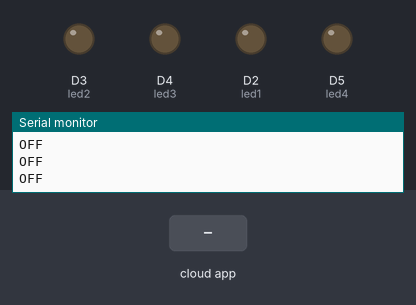
Recording of a sketch running on a simulated ESP8266 (NodeMCU). Parts: output pins drawn as LEDs (lit = HIGH), the last lines printed to the serial monitor. Inputs (shaded band) come from the test bench. WiFi joins after 1.5 s; servers stay silent unless stated; the Firebase database answers and starts empty.

Above: at 2.8 s.
2.9 s: the phone or cloud app sets TV to 1
At 4.1 s:
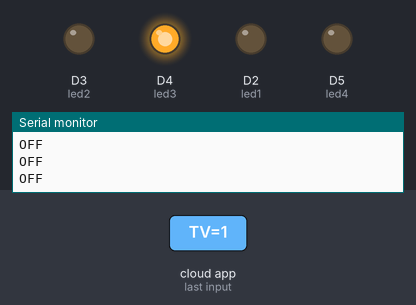
4.5 s: the phone or cloud app sets Light to 1
At 6.1 s:
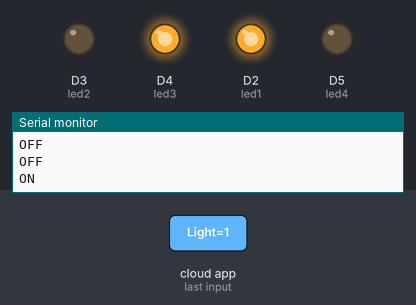
6.4 s: the phone or cloud app sets Fan to 1
At 7.2 s:
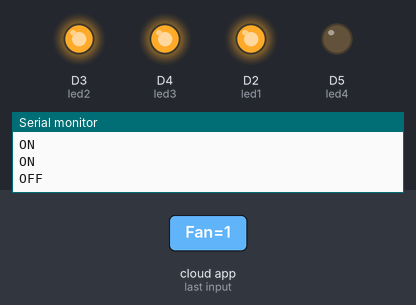
8.4 s: the phone or cloud app sets Stove to 1
At 9.3 s:
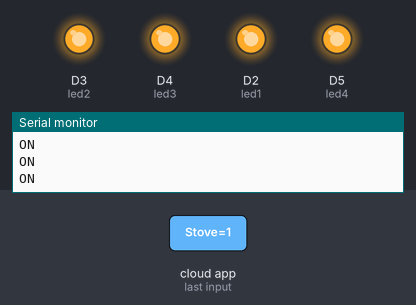
10.3 s: the phone or cloud app sets TV to 0
At 11.5 s:
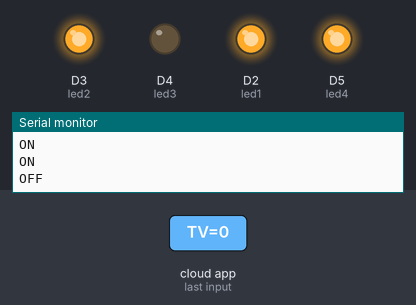
12.3 s: the phone or cloud app sets Light to 0
At 13.6 s:
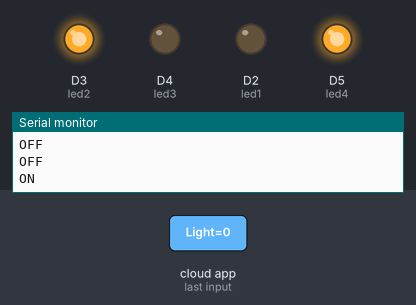
Timing chart, 0 to 15.2 s (numbered marks = the images above; inputs shaded):
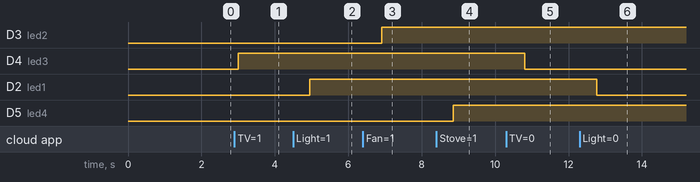

The sketch:

controldevice_firebase_datk.ino
```cpp
#include <FirebaseESP8266.h>
#include  <ESP8266WiFi.h>
#include "DHT.h"
#define ssid "Dat"  //WiFi SSID
#define password "123456789"  //WiFi Password
#define FIREBASE_HOST "smarthome1-47b53-default-rtdb.firebaseio.com"
#define FIREBASE_AUTH "rVpgUUfM3AhSV6GEnh9HnIExeymZ8k92HKQQz2qn"
FirebaseData firebaseData;
FirebaseJson json;
unsigned long lastMsg = 0;
unsigned long now = millis();
int led2 = D3;
int led1 = D2;
int led3 = D4;
int led4 = D5;
int DHTPin = D1;

DHT dht(DHTPin, DHT11);
float temperature;
float humidity;
void setup() {
 Serial.begin(9600);
   WiFi.begin (ssid, password);
   while (WiFi.status() != WL_CONNECTED) {
    delay(500);
    Serial.println(".");
  }
  Serial.println ("");
  Serial.println ("WiFi Connected!");
  Serial.println();
  Serial.print("IP Address is : ");
  Serial.println(WiFi.localIP());
  Firebase.begin(FIREBASE_HOST,FIREBASE_AUTH);
  pinMode(led1, OUTPUT);
  pinMode(led2, OUTPUT);
  pinMode(led3, OUTPUT);
  pinMode(led4, OUTPUT);
  pinMode(DHTPin, INPUT);
  dht.begin();
  String mac= WiFi.macAddress();
  json.set("macadr",mac);
  String macadr = String("/module")+String("/")+String("macadr");
  Firebase.pushJSON(firebaseData,macadr,json);
}

void loop() {
  tv();
  light();
  fan();
  stove();
  if (now - lastMsg > 1000) {
      lastMsg = now;
      sendTempHumToFireBase();
  }
 }

void stove()
{
  String mac= WiFi.macAddress();
  String path = String("/module/module2")+String("/")+mac+String("/")+String("Stove");
  if (Firebase.get(firebaseData,path)){
    int led4Status = firebaseData.intData();
    if (led4Status == 1) {
      Serial.println("ON");
      digitalWrite(led4, HIGH);
    }
    else {
      Serial.println("OFF");
      digitalWrite(led4, LOW);
    }
  }
}
void tv()
{
  String mac= WiFi.macAddress();
  String path = String("/module/module2")+String("/")+mac+String("/")+String("TV");
  if (Firebase.get(firebaseData,path)){
    int led3Status = firebaseData.intData();
    if (led3Status == 1) {
      Serial.println("ON");
      digitalWrite(led3, HIGH);
    }
    else {
      Serial.println("OFF");
      digitalWrite(led3, LOW);
    }
  }
}
void fan()
{
  String mac= WiFi.macAddress();
  String path = String("/module/module2")+String("/")+mac+String("/")+String("Fan");
  if (Firebase.get(firebaseData,path)){
    int led2Status = firebaseData.intData();
    if (led2Status == 1) {
      Serial.println("ON");
      digitalWrite(led2, HIGH);
    }
    else {
      Serial.println("OFF");
      digitalWrite(led2, LOW);
    }
  }
}
void light()
{
  String mac= WiFi.macAddress();
  String path = String("/module/module2")+String("/")+mac+String("/")+String("Light");
  if (Firebase.get(firebaseData,path)){
    int led1Status = firebaseData.intData();
    if (led1Status == 1) {
      Serial.println("ON");
      digitalWrite(led1, HIGH);
    }
    else {
      Serial.println("OFF");
      digitalWrite(led1, LOW);
    }
  }
}
void sendTempHumToFireBase(){
  temperature = dht.readTemperature();
  humidity = dht.readHumidity();
  String mac= WiFi.macAddress();
  String pathHum = String("/module/module1")+String("/")+mac+String("/")+String("humidity");
  String pathTemp = String("/module/module1")+String("/")+mac+String("/")+String("temperature");

  Firebase.setFloat(firebaseData,pathHum, humidity);
  Firebase.setFloat(firebaseData,pathTemp, temperature);
  Serial.println(temperature);
  Serial.println(humidity);
}
```

Measured:
- after the input at 2.9 s, D4 (led3): LOW → HIGH after 0.10 s
- after the input at 4.5 s, D2 (led1): LOW → HIGH after 0.46 s
- after the input at 6.4 s, D3 (led2): LOW → HIGH after 0.51 s
- after the input at 8.4 s, D5 (led4): LOW → HIGH after 0.46 s
- after the input at 10.3 s, D4 (led3): HIGH → LOW after 0.51 s
- after the input at 12.3 s, D2 (led1): HIGH → LOW after 0.46 s
